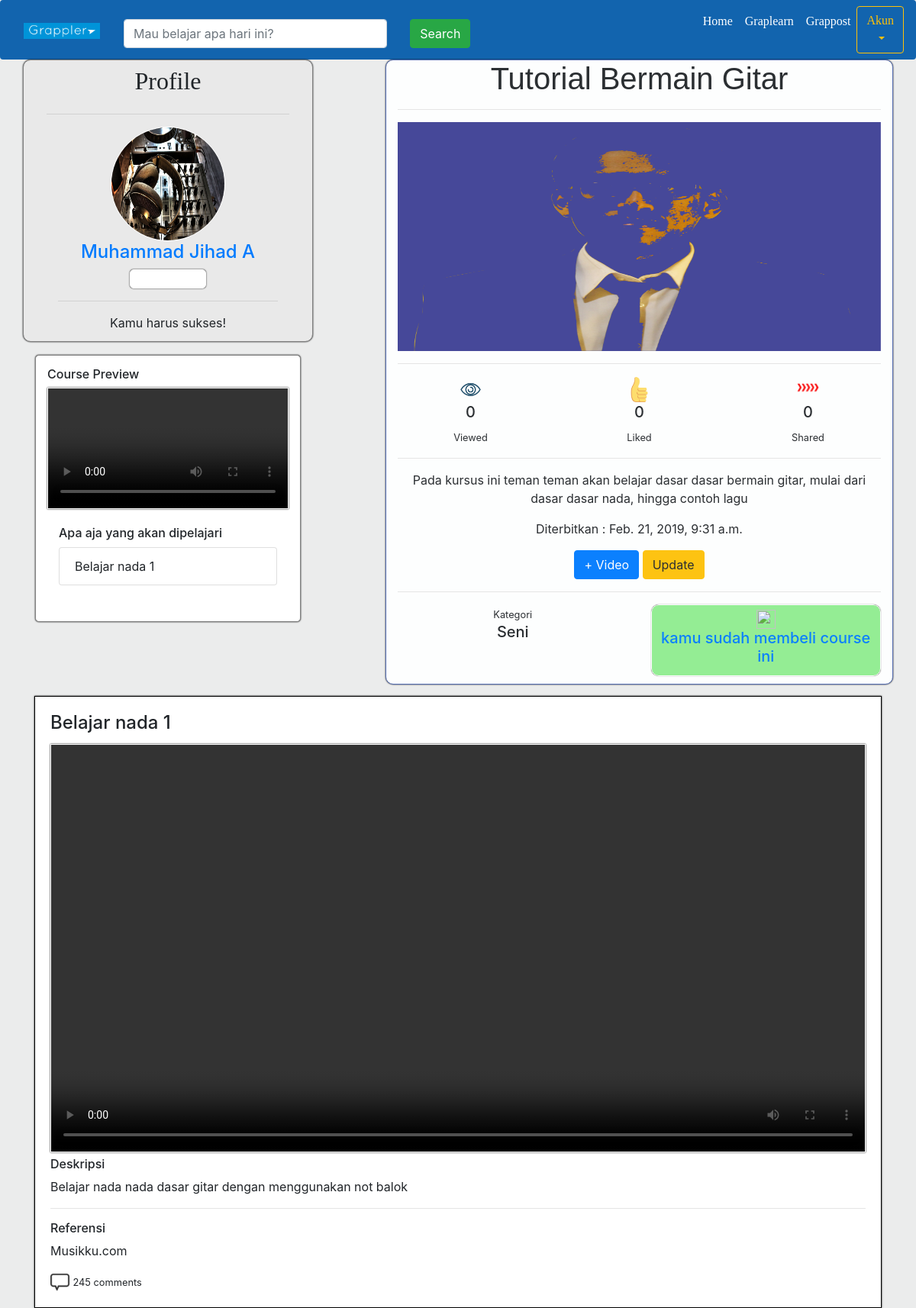
The app's page /graplearn/detail/17/ (signed in), older data.
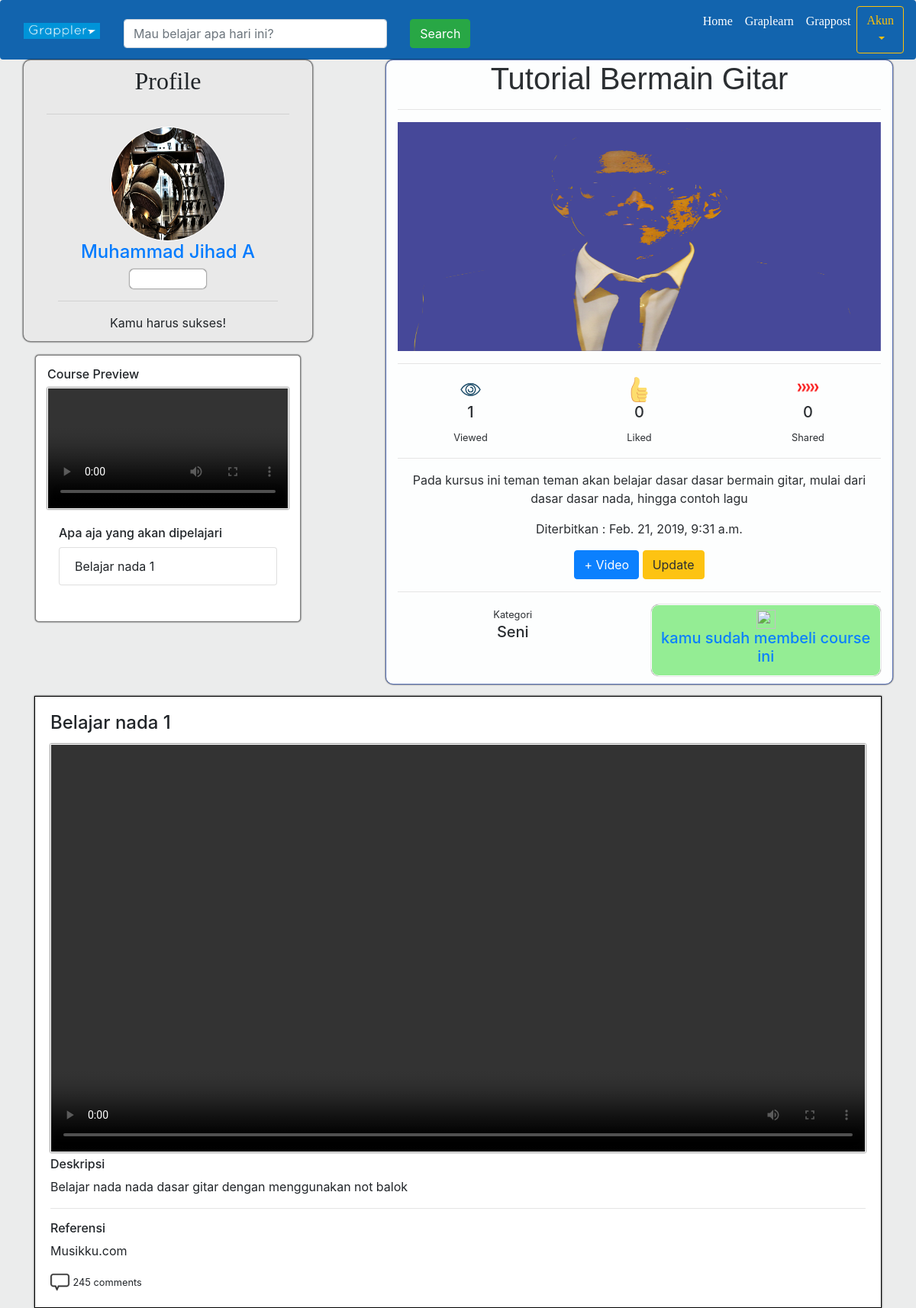
The same page, newer data.
### graplearn/models.py (models this page shows)
class Course(models.Model):
	user = models.ForeignKey(User, on_delete=models.CASCADE)
	judul = models.CharField(max_length=30)
	thumbnail = models.ImageField(default='mantap.png',blank=True,upload_to='course/')
	kategori = models.CharField(max_length=30)
	harga = models.PositiveIntegerField()
	deskripsi = models.TextField(max_length=300)
	published = models.DateTimeField(auto_now_add=True)
	like = models.PositiveIntegerField(default=0)
	view = models.PositiveIntegerField(default=0)
	share = models.PositiveIntegerField(default=0)
	discount = models.DecimalField(decimal_places=2, max_digits=10,default=0)
	def __str__(self):
		return '{}-{}'.format(self.user, self.judul)

### akun/models.py (models this page shows, shortened)
class Profile(models.Model):
	user 			= models.OneToOneField(User, on_delete=models.CASCADE)
	nama 			= models.CharField(max_length=25)
	PILIHAN_STATUS  = (
			('Reguler', 'Reguler'),
			('Premium', 'Premium'),
		)
	status			= models.CharField(max_length=25, choices=PILIHAN_STATUS) # ini nanti hapus
	username		= models.CharField(max_length=25) #ini hapus aja
	waktu_lahir 	= models.DateField(auto_now_add=True)
	bio				= models.TextField(max_length=300, blank=True)
	foto 			= models.ImageField(default='mantap.jpg',blank=True)
	koin			= models.PositiveIntegerField() # ini nanti dibuat class sendiri aja
	alamat 			= models.CharField(max_length=50, blank=True)
	thumbnail 		= models.ImageField(blank=True,default='student.png')
	deskripsi_kanal = models.TextField(blank=True)
	kontak			= models.PositiveIntegerField(blank=True,default=0)
	PILIHAN_LEVEL = (
			('1','Novice'),
			('2','Beginner'),
			('3','Competent'),
			('4','Master'),
			('5','Expert'),
			('6','Legend'),
		)
	user_level		= models.CharField(max_length=1,choices=PILIHAN_LEVEL,default='1')

### graplearn/views.py (the view)
# urls.py: re_path(r'^detail/(?P<id_detail>[0-9]+)/$',views.detailCourse, name='detailcourse'),
@login_required
def detailCourse(request, id_detail):
	current_user = User.objects.get(id = request.user.id)
	detailCourse = Course.objects.get(id = id_detail)
	userCourses = MyCourse.objects.get(user = request.user)
	userCourses = userCourses.courses.all()
	videoCoursesQuery = VideoCourse.objects.filter(course_id = detailCourse.id)
	videoCourses = []
	for video in videoCoursesQuery:
		videoCourses.append(video)
	print(videoCourses)
	videoComment = []
	for video in videoCourses:
		videoComment.append(VideoComment.objects.filter(videoCourse_id = video.id))
	print(videoComment)
	zipList = zip(videoCourses,videoComment)
	print(zipList)
	demovid = None
	videoDescript = []
	for desc in videoCourses:
		videoDescript.append(desc.judul)
	try:
		demovid = videoCourses[0]
	except:
		demovid = 'Tidak ada rangkuman Course'
	context = {
		'judul' : 'Detail',
		'jumboTag' : 'Coba Sekarang!',
		'detailCourse' : detailCourse,
		'userCourses' : userCourses,
		'videoCourses' : videoCourses,
		'videoDescript' : videoDescript,
		'videoComment' : videoComment
	}
	if demovid != 'Tidak ada rangkuman Course':
		context['demovid'] = demovid
	if current_user == detailCourse.user:
		context['authUser'] = True
	if not detailCourse in userCourses:
		context['videoCourses'] = None;
	return render(request,'graplearn/detailcourse.html', context)

### graplearn/models.py (called while the page is built)
	def __str__(self):
		return '{}.{}'.format(self.id, self.course)

### graplearn/templates/graplearn/detailcourse.html (shortened to what this page needs)
{% extends "base.html" %}
{% load static %}
{% block cssOpt %}
	<link rel="stylesheet" href="{% static "css/graplearn/detailcourse.css" %}">
{% endblock cssOpt %}
{% block konten1 %}
	<div class="container">
		<div class="row">
			<div class="col-sm-4" id='profilesection'>
				<div class="container">
					<div class="row">
						<div class="col-sm-12 mt-2 text-center">
							<h2>Profile</h2>
						</div>
					</div>
					<hr>
					<div class="container userprofile text-center">
						<img src="{{detailCourse.user.profile.foto.url}}" alt="">
						<h4><a href="{% url "akun:otherprofile" detailCourse.user.id %}">{{detailCourse.user.profile.nama}}</a></h4>
						<div class="boxlevel">
							<small>{{detailCourse.user.profile.get_user_level_display}}</small>
						</div>
						<hr>
						<p>{{detailCourse.user.profile.bio}}</p>
					</div>
				</div>
				<div class="container coursedemo">
					<div class="videodemo">
						<h6>Course Preview</h6>
						{% if demovid %}
							<video src="{{demovid.video.url}}" oncontextmenu="return false" controls=""></video>
						{% else %}
							<div class="container videoempty">
								<h6>Ga ada rangkuman Course, Mungkin video ini spesial :)</h6>
								<img src="{% static "img/empty.png" %}" alt="">
							</div>
						{% endif %}
					</div>
					<div class="container judul mt-3"><h6>Apa aja yang akan dipelajari</h6></div>
					<div class="container">
						<ul class="list-group">
						{% for video in videoDescript  %}
						  <li class="list-group-item">{{video}}</li>
						{% endfor %}
						</ul>
					</div>
				</div>
			</div>
			<div class="col-sm-1">
				<div class="container bordercontainer"></div>
			</div>
			<div class="col-sm-7" id='coursesection'>
				<div class="detailcourse">
					<h1>{{detailCourse.judul}}</h1>
					<hr>
					<img src="{{detailCourse.thumbnail.url}}" alt="">
				</div>
				<hr>
				<div class="coursestatus">
					<div class="row">
						<div class="col-sm-4">
							<img src="{% static "img/view.png" %}" alt="">
							<h5>{{detailCourse.view}}</h5>
							<small>Viewed</small>
						</div>
						<div class="col-sm-4">
							<img src="{% static "img/like.png" %}" alt="">
							<h5>{{detailCourse.like}}</h5>
							<small>Liked</small>
						</div>
						<div class="col-sm-4">
							<img src="{% static "img/share.png" %}" alt="">
							<h5>{{detailCourse.share}}</h5>
							<small>Shared</small>
						</div>
					</div>
					<hr>
					<p>{{detailCourse.deskripsi}}</p>
					<p>Diterbitkan : {{detailCourse.published}}</p>
					{% if authUser %}
						<a href="{% url "graplearn:addvideocourse" detailCourse.id %}"><button class="btn btn-primary">+ Video</button></a>
						<a href="{% url "graplearn:updatecourse" detailCourse.id %}"><button class="btn btn-warning">Update</button></a>
					{% endif %}
					<hr>
					<div class="row">
						<div class="col-sm-6">
							<small>Kategori</small>
							<h5>{{detailCourse.kategori}}</h5>
						</div>
						<div class="col-sm-6">
							<a href="{% url "graplearn:buycourse" detailCourse.id %}">
								<div class="harga">
									<img src="{% static "img/coin.png" %}" alt="">
									{% if not detailCourse in userCourses %}
										<h5>{{detailCourse.harga}}</h5>
									{% else %}
										<h5>kamu sudah membeli course ini</h5>
									{% endif %}
								</div>
							</a>
						</div>
					</div>
				</div>
			</div>
		</div>
	</div>
	<div class="container videocourses">
		{% for video in videoCourses  %}
		<div class="container video">
			<h4>{{video.judul}}</h4>
			<video src="{{video.video.url}}" controls="true" oncontextmenu="return false"></video>
			<div class="deskripsi">
				<h6>Deskripsi</h6>
				<p>{{video.deskripsi}}</p>
				<hr>
				<h6>Referensi</h6>
				<p>{{video.referensi}}</p>
				<div class="comment">
					<img src="{% static "img/comment.png" %}" alt="">
					<small>245 comments</small>
				</div>
			</div>
		</div>
		{% endfor %}
	</div>
{% endblock konten1 %}

Row changes from the older to the newer data that the page shows:
changed Course "Tutorial Bermain Gitar": view "0" → "1"
